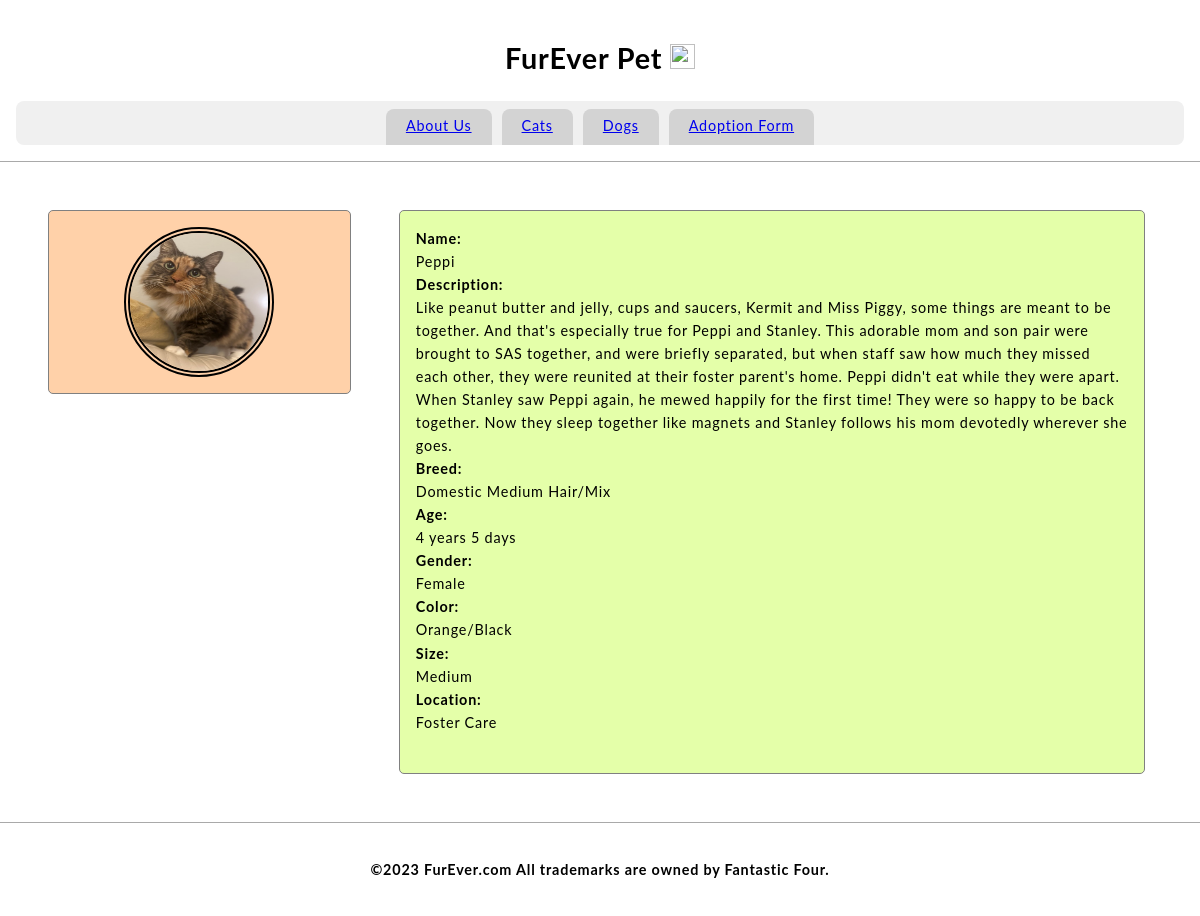
Page /cat_52058185 on the committed database.
### tables this page shows
CREATE TABLE Cat(id int, name varchar(45), description varchar(1000), breed varchar(20), age varchar(50), gender varchar(10),color varchar(10),size varchar(10), location varchar(10), primary key (id));

### Furever.py (the view)
@app.route('/cat_52058185')
def cat_520():
    c.execute("select name from Cat")
    myresult = c.fetchall()
    name =  myresult[1][0]
    c.execute("select description from Cat")
    myresult2 = c.fetchall()
    description =  myresult2[1][0]
    c.execute("select breed from Cat")
    myresult3 = c.fetchall()
    breed = myresult3[1][0]
    c.execute("select age from Cat")
    myresult4 = c.fetchall()
    age = myresult4[1][0]
    c.execute("select gender from Cat")
    myresult5 = c.fetchall()
    gender = myresult5[1][0]
    c.execute("select color from Cat")
    myresult6 = c.fetchall()
    color = myresult6[1][0]
    c.execute("select size from Cat")
    myresult7 = c.fetchall()
    size = myresult7[1][0]
    c.execute("select location from Cat")
    myresult8 = c.fetchall()
    location = myresult8[1][0]
    return render_template('cat_52058185.html', name=name, description=description, breed=breed, age=age, gender=gender, color=color,size=size, location=location)

### prefix.py (called while the page is built)
    def __call__(self, environ, start_response):
        return self.app(environ, start_response)

### templates/cat_52058185.html (shortened to what this page needs)
<!DOCTYPE>
<html>
    <head>
        <link href="static/style.css" type="text/css" rel="stylesheet"/>
    </head>
    <body>
        <header>
            <h1 class="title">FurEver Pet <img src="static/logo.png" width=25px height=25px/></h1>
            <nav>
                <a class="nav-anchor" href="aboutus">About Us</a>
                <a class="nav-anchor" href="cats">Cats</a>
                <a class="nav-anchor" href="dogs">Dogs</a>
                <a class="nav-anchor" href="adoptionform">Adoption Form</a>
            </nav>
        </header>
        <main>
            <aside>
                <div class="aside-div">
                    <img src="52058185.jpg"/ width= 150px height = 150px>
                </div>
            </aside>
            <section>
                <article class="article-div">
                      <b>Name:</b>
                    <br>
                    {{name}}
                    <br>
                    <b>Description:</b>
                    <br>
                    {{description}}
                    <br>
                    <b>Breed:</b>
                    <br>
                    {{breed}}
                    <br>
                    <b>Age:</b>
                    <br>
                    {{age}}
                    <br>
                    <b>Gender:</b>
                    <br>
                    {{gender}}
                    <br>
                    <b>Color:</b>
                    <br>
                    {{color}}
                    <br>
                    <b>Size:</b>
                    <br>
                    {{size}}
                    <br>
                    <b>Location:</b>
                    <br>
                    {{location}}
                    <br>
                    <br>
                </article>
            </section>
        </main>
        <footer>
            <h4 class="title">©2023 FurEver.com All trademarks are owned by Fantastic Four.</h4>
        </footer>
    </body>
</html>

### static/style.css (style rules this page uses)
* { box-sizing: border-box; }
body { height: 100vh; width: 100vw; display: flex; flex-direction: column; font-family: 'Lato', sans-serif; margin: 0; font-size: 0.9rem; line-height: 1.6; letter-spacing: 0.05rem; }
header { justify-content: center; background-color: #C2CADO; padding: 1rem; }
.title { text-align: center; background-color: white; }
nav { background-color: #F0F0F0; display: flex; justify-content: center; border-radius: 0.5rem; padding-top: 0.5rem; }
nav a { cursor:pointer; background-color:lightgray; margin: 0 5px; padding:5px 20px; border-bottom: 0.2rem solid lightgray; border-top-left-radius: 0.5rem; border-top-right-radius: 0.5rem; }
main { padding: 1rem; background-color: white; overflow-y: auto; display: flex; #flex-direction: column; justify-content: center; align-items: start; border-top:solid 1px darkgray; border-bottom:solid 1px darkgray; }
aside { width: 30vw; display: flex; flex-direction: column; justify-content: space-evenly; padding: 1rem; }
.aside-div { background-color: #FFD1A9; min-height: 150px; margin: 1rem; width: 95%; overflow-y: auto; padding:1rem; border-radius:5px; border:1px solid gray; display: flex; justify-content: center; align-items: center; }
.aside-div img { border-radius: 75px; border: 6px double; }
section { width: 70vw; display: flex; flex-direction: column; justify-content: space-evenly; padding: 1rem; }
.article-div { background-color: #E4FFA9; min-height: 150px; margin: 1rem; width: 95%; overflow-y: auto; padding:1rem; border-radius:5px; border:1px solid gray; }
footer { #position: fixed; #bottom: 0; background-color: white; justify-content: center; padding: 1rem; width: 100%; }

### rows in the picture
Cat: name "Peppi", description "Like peanut butter and jelly, cups and saucers, Kermit and Miss Piggy, some things are meant to be together. And that's especially true for Peppi and Stanley. This adorable mom and son pair were brought to SAS together, and were briefly separated, but when staff saw how much they missed each other, they were reunited at their foster parent's home. Peppi didn't eat while they were apart. When Stanley saw Peppi again, he mewed happily for the first time! They were so happy to be back together. Now they sleep together like magnets and Stanley follows his mom devotedly wherever she goes.", breed "Domestic Medium Hair/Mix", age "4 years 5 days", gender "Female", color "Orange/Black", size "Medium", location "Foster Care"
